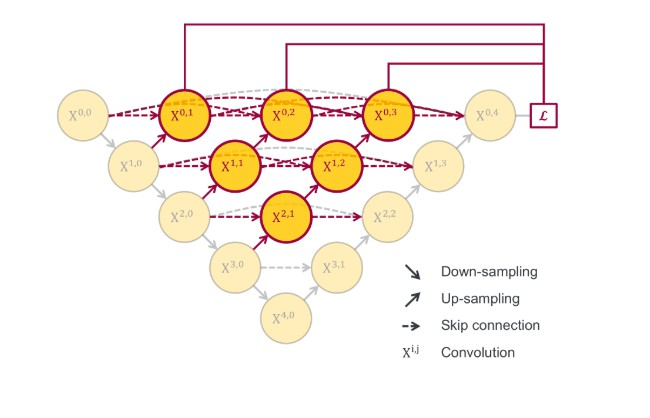
#> input picture CameraStatusCheck/unet/images/nested.jpg, 650 x 418 px, given in place of the camera
$ python VideoAntiShaking.py
#> lines starting #> are read from the running program, lines starting #| are printed output that depends on the picture
### JitterCheck/OpticalFlow/JitterCheck_Main.py
import numpy as np
import cv2
import os

# 尺寸越大，视频越稳定，但对突然平移的反应越小
SMOOTHING_RADIUS = 50


def movingAverage(curve, radius):
    window_size = 2 * radius + 1
    # 定义过滤器
    f = np.ones(window_size) / window_size
    # 为边界添加填充
    curve_pad = np.lib.pad(curve, (radius, radius), 'edge')
    # 应用卷积
    curve_smoothed = np.convolve(curve_pad, f, mode='same')
    # 删除填充
    curve_smoothed = curve_smoothed[radius:-radius]
    # 返回平滑曲线
    return curve_smoothed


def smooth(trajectory):
    smoothed_trajectory = np.copy(trajectory)
    # 过滤x, y和角度曲线
    for i in range(3):
        smoothed_trajectory[:, i] = movingAverage(
            trajectory[:, i], radius=SMOOTHING_RADIUS)

    return smoothed_trajectory


# [164 lines left out: functions fixBorder, get_transformation_matrix, get_img_file_list, data_filtrate, JitterCheck_frame, JitterCheck_frame_2_transforms and 3 more, not called in this run]


def test():
    data_ = np.array([1, 2, 10, 50, 100, 200, 210, 220])


# [3 lines that do not run on import are left out]
    # test()

### JitterCheck/OpticalFlow/VideoAntiShaking.py
from OpticalFlow.JitterCheck_Main import *

imput_video = r''
out_put_video = r''
# 读取输入视频
cap = cv2.VideoCapture(imput_video)
# 得到帧数
n_frames = int(cap.get(cv2.CAP_PROP_FRAME_COUNT))
print(n_frames)
# 获取视频流的宽度和高度
w = int(cap.get(cv2.CAP_PROP_FRAME_WIDTH))
h = int(cap.get(cv2.CAP_PROP_FRAME_HEIGHT))

# 获取每秒帧数(fps)
fps = cap.get(cv2.CAP_PROP_FPS)

# 定义输出视频的编解码器
fourcc = cv2.VideoWriter_fourcc(*'MJPG')

# 设置输出视频
out = cv2.VideoWriter(out_put_video, fourcc, fps, (2 * w, h))

# 读第一帧
_, prev = cap.read()
#> prev is the input picture: shape (418, 650, 3); mean B, G, R 235, 243.3, 249.8

# 将帧转换为灰度
prev_gray = cv2.cvtColor(prev, cv2.COLOR_BGR2GRAY)
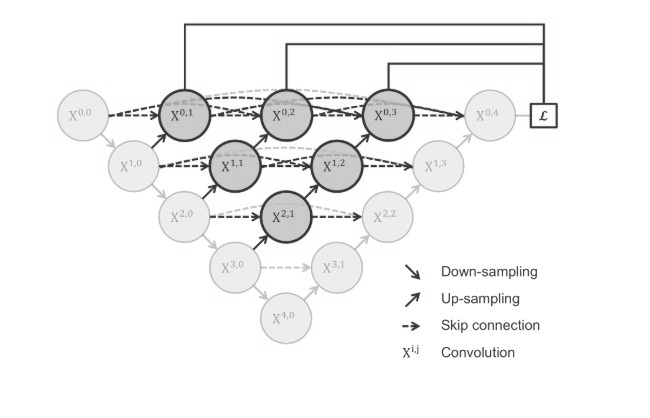
#> prev_gray: shape (418, 650); min 45, max 255, mean 244.3

# 预定义转换numpy矩阵
transforms = np.zeros((n_frames - 1, 3), np.float32)

for i in range(n_frames - 2):
    # 检测前一帧的特征点
    prev_pts = cv2.goodFeaturesToTrack(prev_gray,
                                       maxCorners=200,
                                       qualityLevel=0.01,
                                       minDistance=30,
                                       blockSize=3)

    # 读下一帧
    success, curr = cap.read()
    if not success:
        break

    # 转换为灰度图
    curr_gray = cv2.cvtColor(curr, cv2.COLOR_BGR2GRAY)

    # 计算光流(即轨迹特征点)
    curr_pts, status, err = cv2.calcOpticalFlowPyrLK(
        prev_gray, curr_gray, prev_pts, None)

    # 检查完整性
    assert prev_pts.shape == curr_pts.shape

    # 只过滤有效点
    idx = np.where(status == 1)[0]
    prev_pts = prev_pts[idx]
    curr_pts = curr_pts[idx]

    # 找到变换矩阵
    # 只适用于OpenCV-3或更少的版本吗
    # m = cv2.estimateRigidTransform(prev_pts, curr_pts, fullAffine=False)
    m, inlier = cv2.estimateAffine2D(prev_pts, curr_pts)

    # 提取traslation
    dx = m[0, 2]
    dy = m[1, 2]

    # 提取旋转角
    da = np.arctan2(m[1, 0], m[0, 0])

    # 存储转换
    transforms[i] = [dx, dy, da]

    # 移到下一帧
    prev_gray = curr_gray

    print("Frame: " + str(i) + "/" + str(n_frames) +
          " -  Tracked points : " + str(len(prev_pts)))
#> after the loop, transforms = empty array

# 使用累积变换和计算轨迹
trajectory = np.cumsum(transforms, axis=0)
#> trajectory = empty array

# 创建变量来存储平滑的轨迹
smoothed_trajectory = smooth(trajectory)
#> (the run stopped early here; a loop or call above may not have finished)

$ run again, on CameraStatusCheck/unet/images/att-r2u.png
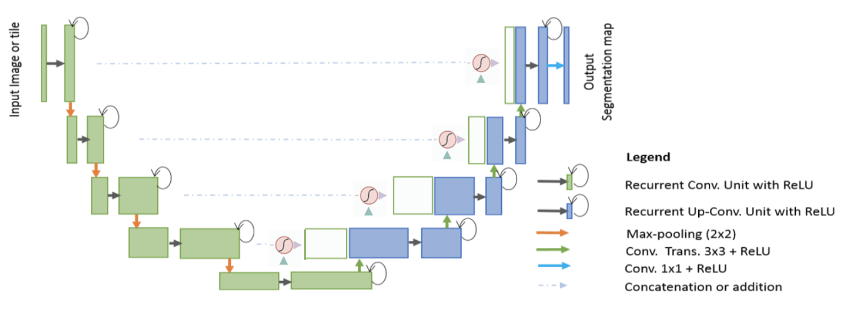
#> input picture CameraStatusCheck/unet/images/att-r2u.png, 842 x 326 px, given in place of the camera
#> prev is the input picture: shape (326, 842, 3); mean B, G, R 244.7, 245.5, 243.6
#> `prev_gray = cv2.cvtColor(prev, cv2.COLOR_BGR2GRAY)`:
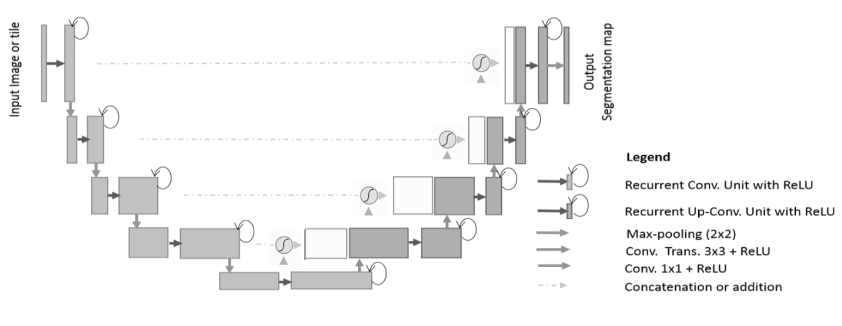
#> prev_gray: shape (326, 842); min 11, max 255, mean 244.9
#> after the loop `for i in range(n_frames - 2):`: transforms = empty array

$ run again, on CameraStatusCheck/unet/images/att-unet.png
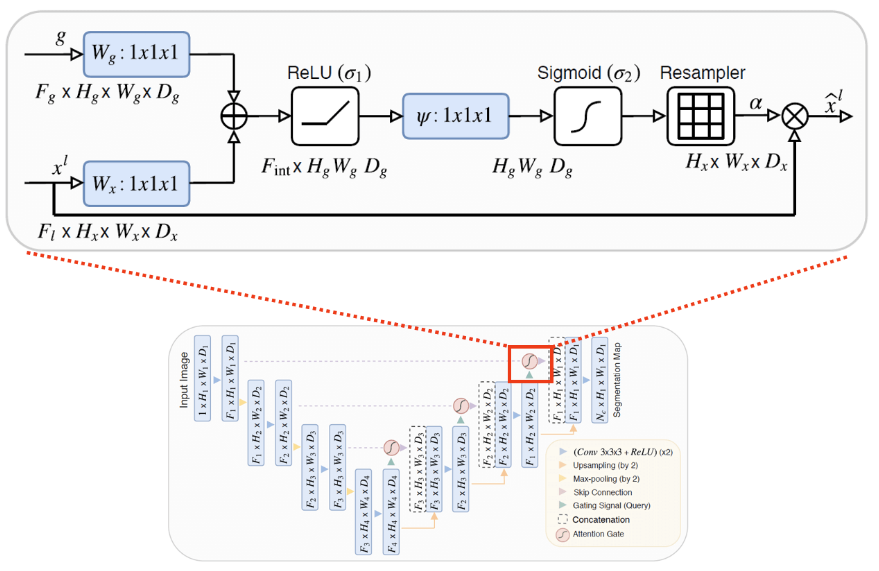
#> input picture CameraStatusCheck/unet/images/att-unet.png, 879 x 571 px, given in place of the camera
#> prev is the input picture: shape (571, 879, 3); mean B, G, R 243, 242, 242
#> `prev_gray = cv2.cvtColor(prev, cv2.COLOR_BGR2GRAY)`:
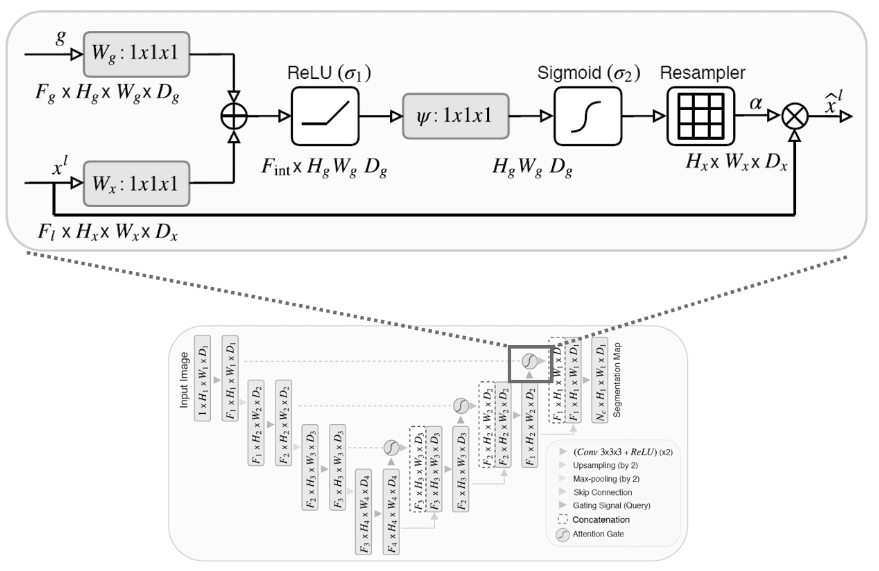
#> prev_gray: shape (571, 879); min 0, max 255, mean 242.1
#> after the loop `for i in range(n_frames - 2):`: transforms = empty array

$ run again, on CameraStatusCheck/unet/images/filt1.png
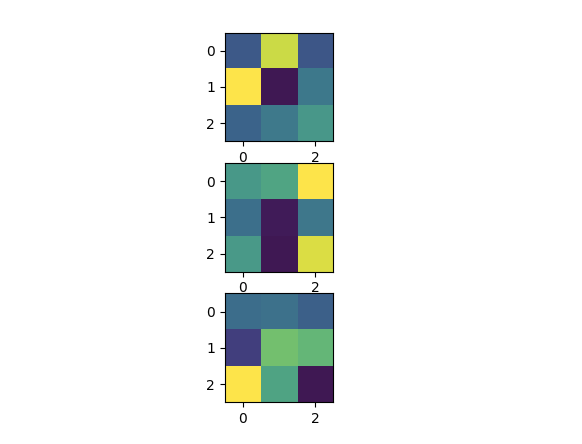
#> input picture CameraStatusCheck/unet/images/filt1.png, 582 x 444 px, given in place of the camera
#> prev is the input picture: shape (444, 582, 3); mean B, G, R 234.4, 236.3, 232.4
#> `prev_gray = cv2.cvtColor(prev, cv2.COLOR_BGR2GRAY)`:
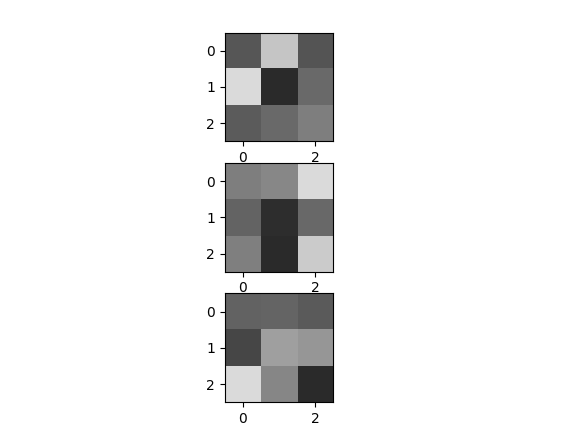
#> prev_gray: shape (444, 582); min 0, max 255, mean 234.9
#> after the loop `for i in range(n_frames - 2):`: transforms = empty array
